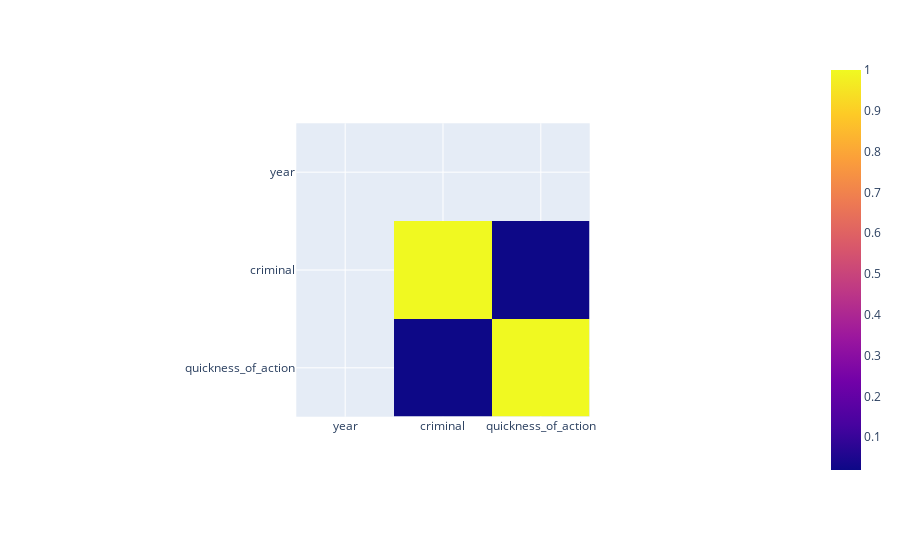

This figure's notebook cell:
### Markdown cell above
Let's plot the correlation matrix before replacing labels with their string values.

### Code cell
px.imshow(df.corr())

### Figure 1 — Plotly figure (JSON) as saved in the notebook; plotly's stock layout.template omitted (floating-point values rounded to 4 significant figures)
{"data": [{"coloraxis": "coloraxis", "name": "0", "x": ["year", "criminal", "quickness_of_action"], "y": ["year", "criminal", "quickness_of_action"], "z": [[null, null, null], [null, 1, 0.01979], [null, 0.01979, 1]], "type": "heatmap", "xaxis": "x", "yaxis": "y", "hovertemplate": "x: %{x}<br>y: %{y}<br>color: %{z}<extra></extra>"}], "layout": {"xaxis": {"anchor": "y", "domain": [0.2979, 0.7021], "scaleanchor": "y", "constrain": "domain", "type": "category", "range": [-0.5, 2.5], "autorange": true}, "yaxis": {"anchor": "x", "domain": [0.1206, 0.8794], "autorange": true, "constrain": "domain", "type": "category", "range": [2.5, -0.5]}, "coloraxis": {"colorscale": [[0, "#0d0887"], [0.1111, "#46039f"], [0.2222, "#7201a8"], [0.3333, "#9c179e"], [0.4444, "#bd3786"], [0.5556, "#d8576b"], [0.6667, "#ed7953"], [0.7778, "#fb9f3a"], [0.8889, "#fdca26"], [1, "#f0f921"]]}, "margin": {"t": 60}, "autosize": true}}
